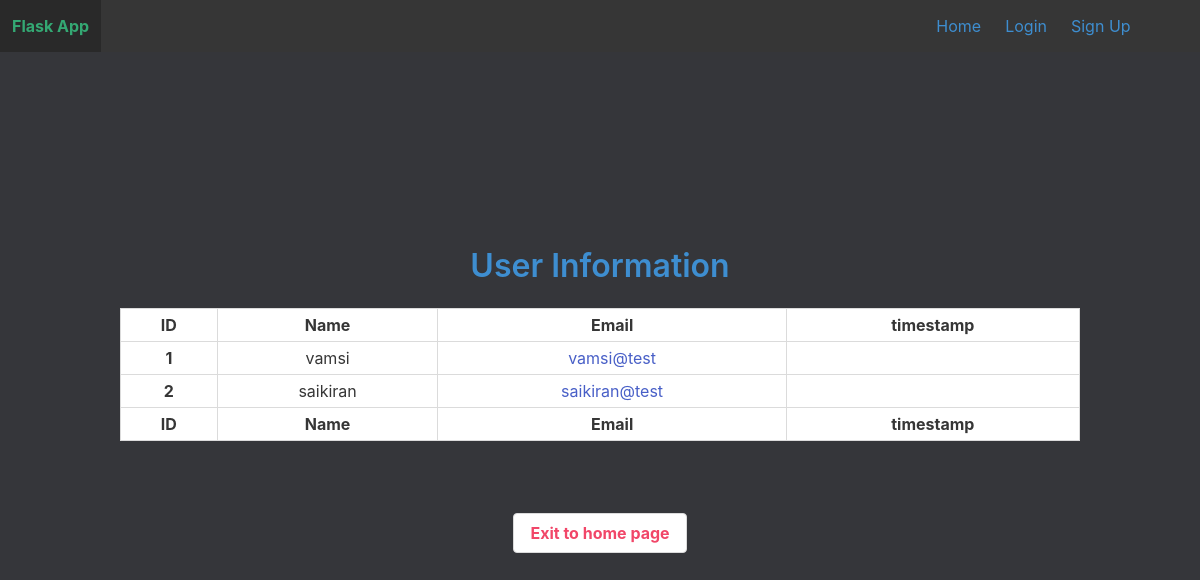
Page /adminOP on the earlier database version.
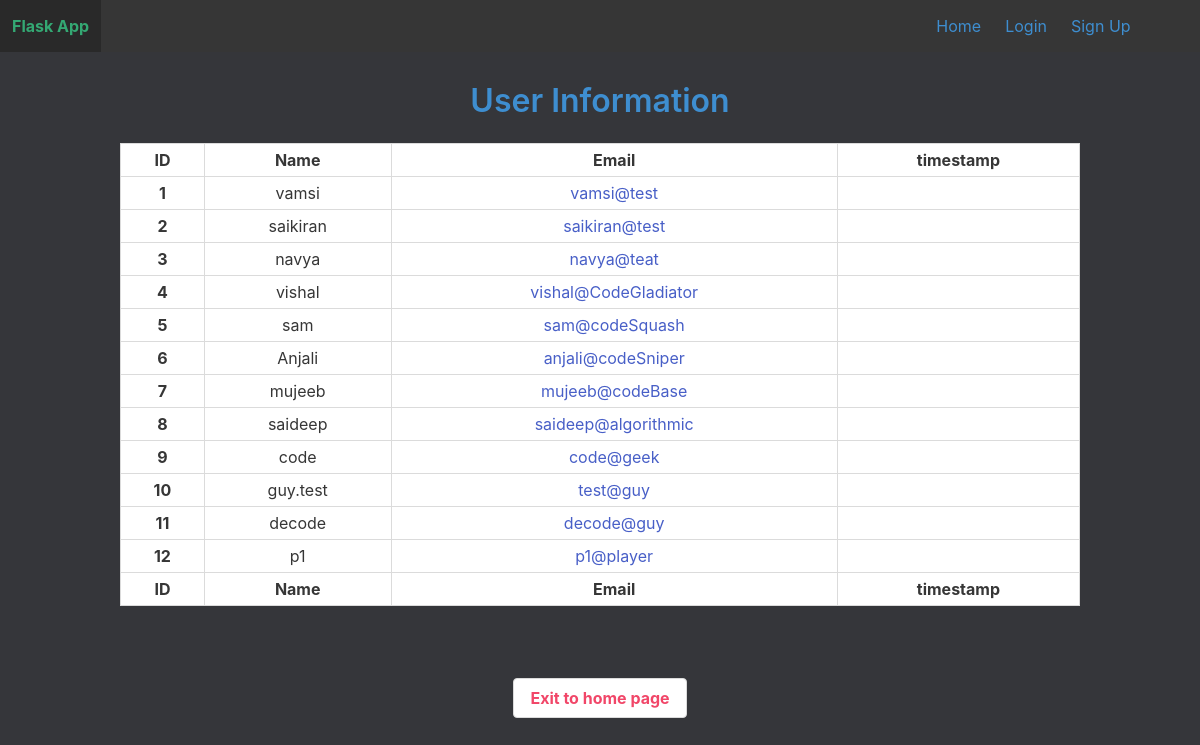
Same page on the later database version.
### models.py (models this page shows)
class User(UserMixin, db.Model):
    id = db.Column(db.Integer, primary_key=True)
    email = db.Column(db.String(100), unique=True)
    password = db.Column(db.String(100))
    name = db.Column(db.String(1000))
    timestamp = db.Column(db.DateTime)

### auth.py (the view)
@auth.route('/adminOP')
def adminOP():
    con = sqlite3.connect("project/user.sqlite")
    con.row_factory = sqlite3.Row
    cur = con.cursor()
    cur.execute("select * from User")
    rows = cur.fetchall()
    return render_template("adminOP.html", rows = rows)

### templates/adminOP.html (shortened to what this page needs)
<!DOCTYPE html>
<html>
<head>
    <link rel="stylesheet" href="https://cdnjs.cloudflare.com/ajax/libs/bulma/0.9.2/css/bulma.min.css" />
    <link rel="stylesheet" href="https://cdnjs.cloudflare.com/ajax/libs/font-awesome/5.15.3/css/all.min.css">
    <link rel="stylesheet" href="{{url_for('static',filename='main.css')}}">
</head>
<body>
    <nav class="navbar is-fixed-top is-dark" role="navigation" aria-label="main navigation">
        <div class="navbar-brand ">
            <a class="navbar-item has-text-success" href="{{ url_for('main.index') }}">
                <strong>Flask App</strong>
            </a>
        </div>
        <div class="container">
            <div id="NavMenu" class="navbar-menu">
                <div class="navbar-end">
                    <a href="{{ url_for('main.index') }}" class="navbar-item has-text-info">
                        Home
                    </a>
                    {% if not current_user.is_authenticated %}
                    <a href="{{ url_for('auth.login') }}" class="navbar-item has-text-info">
                        Login
                    </a>
                    <a href="{{ url_for('auth.signup') }}" class="navbar-item has-text-info">
                        Sign Up
                    </a>
                    {% endif %}
                </div>
            </div>
        </div>
    </nav>
    <section class="bg hero is-fullheight">
        <div class="hero-body">
            <div class="container has-text-centered">
                <h3 class="title has-text-info">User Information</h3>
                <div class="table-container">
                    <table class="table is-bordered is-striped is-narrow is-hoverable is-fullwidth">
                        <thead>
                            <tr>
                                <th>ID</th>
                                <th>Name</th>
                                <th>Email</th>
                                <th>timestamp</th>
                            </tr>
                        </thead>
                        <tfoot>
                            <tr>
                                <th>ID</th>
                                <th>Name</th>
                                <th>Email</th>
                                <th>timestamp</th>
                            </tr>
                        </tfoot>
                        {% for row in rows %}
                        <tbody>
                            <tr>
                                <th>{{row["id"]}}</th>
                                <td>{{row["name"]}}</td>
                                <td><a href="mailto:{{row['email']}}">{{row['email']}}</a></td>
                                <td>{{row["timestamp"]}}</td>
                            </tr>
                        </tbody>
                        {% endfor %}
                    </table>
                </div>
                <br><br>
                <a class="button has-text-danger" href="{{ url_for('main.index') }}">
                    <strong>Exit to home page</strong>
                </a>
            </div>
        </div>
    </section>
</body>
</html>

### static/main.css (style rules this page uses)
.bg { background-color: #35363A; }

Differences in the rows shown:
added User: id "3", name "navya", email "navya@teat"
added User: id "4", name "vishal", email "vishal@CodeGladiator"
added User: id "5", name "sam", email "sam@codeSquash"
added User: id "6", name "Anjali", email "anjali@codeSniper"
added User: id "7", name "mujeeb", email "mujeeb@codeBase"
added User: id "8", name "saideep", email "saideep@algorithmic"
added User: id "9", name "code", email "code@geek"
added User: id "10", name "guy.test", email "test@guy"
added User: id "11", name "decode", email "decode@guy"
added User: id "12", name "p1", email "p1@player"
